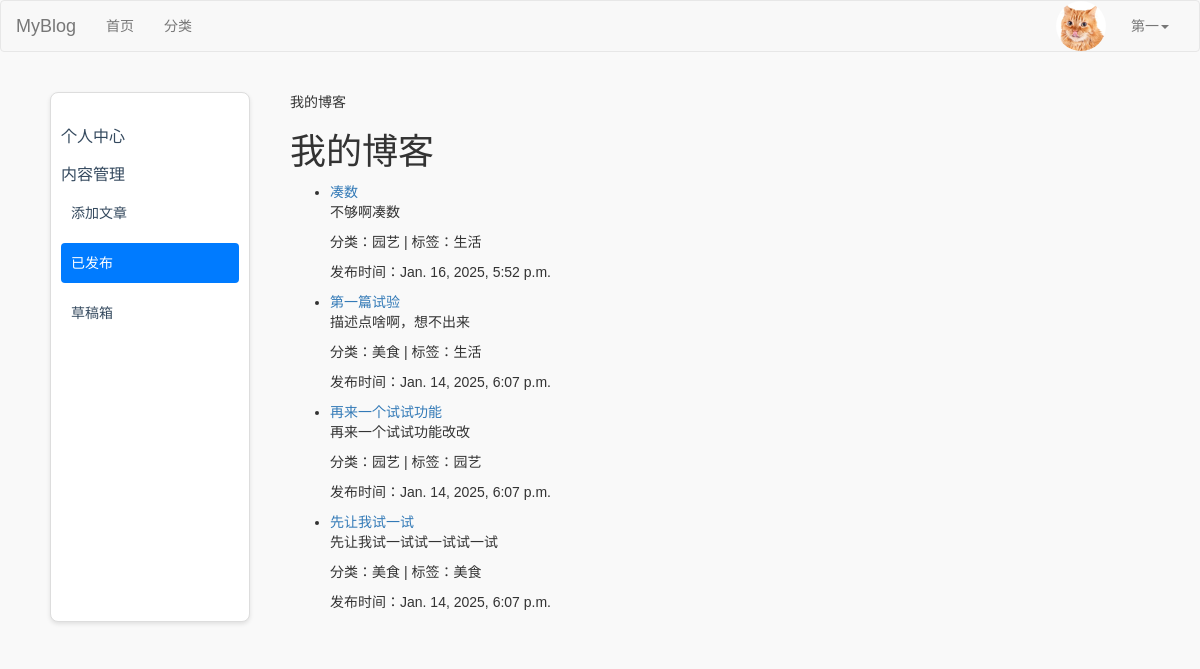
Page /my-posts/ (signed in) on the committed database.
### users/models.py (models this page shows, shortened)
class UserProfile(models.Model):
    USER_GENDER_TYPE = (
        ('male','男'),
        ('female','女'),
    )
    owner = models.OneToOneField(User, on_delete=models.CASCADE, verbose_name='用户')
    nickname=models.CharField(verbose_name='昵称',max_length=23,blank=True,null=True)
    birthday=models.DateTimeField(verbose_name='生日',blank=True,null=True)
    gender=models.CharField(verbose_name='性别', choices=USER_GENDER_TYPE,max_length=6,default='male')
    image=models.ImageField(verbose_name='用户头像',upload_to=user_avatar_upload_to,default='image/default.jpg',max_length=255)
    desc=models.TextField(verbose_name='个人简介',max_length=200,blank=True,default='')
    signature=models.CharField(verbose_name='个性签名',max_length=50,blank=True,default='')

### blog/models.py (models this page shows, shortened)
class Post(models.Model):
    DRAFT = 'draft'
    PUBLISHED = 'published'
    STATUS_CHOICES = [
        (DRAFT, '草稿'),
        (PUBLISHED, '已发布'),
    ]
    title = models.CharField(max_length=61, verbose_name="文章标题")
    desc = models.TextField(max_length=200, blank=True, default="", verbose_name="文章描述")
    category = models.ForeignKey(Category, on_delete=models.CASCADE, verbose_name="分类")
    content = models.TextField(verbose_name="文章详情")
    tags = models.ForeignKey(Tag, on_delete=models.CASCADE, verbose_name="文章标签")
    owner = models.ForeignKey(User, on_delete=models.CASCADE, verbose_name="作者")
    is_hot=models.BooleanField(default=False, verbose_name='是否热门')
    pv=models.IntegerField(default=0,verbose_name='浏览量')
    add_date = models.DateTimeField(auto_now_add=True, verbose_name="添加时间")
    pub_date = models.DateTimeField(auto_now=True, verbose_name="修改时间")
    status = models.CharField(max_length=10, choices=STATUS_CHOICES, default=DRAFT, verbose_name="状态")
    liked_users = models.ManyToManyField(
        User,
        related_name="liked_posts",
        blank=True,
        verbose_name="点赞用户",
    )
    favorited_users = models.ManyToManyField(
        User,
        related_name="favorited_posts",
        blank=True,
        verbose_name="收藏用户",
    )
    class Meta:
        verbose_name = "文章"
        verbose_name_plural = verbose_name

class Category(models.Model):
    name = models.CharField(max_length=32, verbose_name="分类名称")
    desc = models.TextField(max_length=200, blank=True, default="", verbose_name="分类描述")
    add_date = models.DateTimeField(auto_now_add=True, verbose_name="添加时间")
    pub_date = models.DateTimeField(auto_now_add=True, verbose_name="修改时间")
    class Meta:
        verbose_name="博客分类"
        verbose_name_plural = verbose_name

class Tag(models.Model):
    name = models.CharField(max_length=10, verbose_name="文章标签")
    add_date = models.DateTimeField(auto_now_add=True, verbose_name="添加时间")
    pub_date = models.DateTimeField(auto_now_add=True, verbose_name="修改时间")
    class Meta:
        verbose_name = "文章标签"
        verbose_name_plural = verbose_name

### blog/views.py (the view)
# urls.py: path('my-posts/', views.my_posts, name='my_posts'),
@login_required  # 确保只有登录用户才能访问该页面
def my_posts(request):
    posts = Post.objects.filter(owner=request.user, status=Post.PUBLISHED).order_by('-pub_date')
    return render(request, 'user.html', {'page_template': 'my_posts.html', 'posts': posts, 'active_menu': 'content-manage', 'active_link': 'my_posts'})

### users/templates/user.html (shortened to what this page needs)
{% extends 'layout/basic.html' %}
{% load static %}
{% block css %}
    <link rel="stylesheet" href="{% static 'css/user.css' %}">
{% endblock %}
{% block content %}
    <div class="container">
        <div class="sidebar">
    <h3 id="user-info-header" onclick="toggleSubmenu('user-info')"
        class="{% if active_menu == 'user-info' %}active{% endif %}">个人中心</h3>
    <h3 id="content-manage-header" onclick="toggleSubmenu('content-manage')"
        class="{% if active_menu == 'content-manage' %}active{% endif %}">内容管理</h3>
    <ul id="content-manage" class="submenu{% if active_menu == 'content-manage' %} active{% endif %}">
        <li><a href="{% url 'blog:create_post' %}" class="{% if active_link == 'create_post' %}active-link{% endif %}">添加文章</a></li>
        <li><a href="{% url 'blog:my_posts' %}" class="{% if active_link == 'my_posts' %}active-link{% endif %}">已发布</a></li>
        <li><a href="{% url 'blog:draft_list' %}" class="{% if active_link == 'draft_list' %}active-link{% endif %}">草稿箱</a></li>
    </ul>
</div>
        <div class="content-wrapper">
            {% include page_template %}
        </div>
    </div>
{% endblock %}

### users/templates/layout/basic.html (shortened to what this page needs)
{% load static %}
<!DOCTYPE html>
<html lang="en">
<head>
    <link rel="stylesheet" href="{% static 'plugin/bootstrap/css/bootstrap.css' %}">
    <link rel="stylesheet" href="{% static 'plugin/font-awesome/css/font-awesome.min.css' %}">
    {% block css %}{% endblock %}
</head>
<body>
<nav class="navbar navbar-default">
    <div class="container-fluid">
        <div class="navbar-header">
            <a class="navbar-brand" href="#">MyBlog</a>
        </div>
        <div class="collapse navbar-collapse" id="bs-example-navbar-collapse-1">
            <ul class="nav navbar-nav">
                <li><a href="{% url 'blog:index' %}">首页<span class="sr-only">(current)</span></a></li>
                <li><a href="{% url 'blog:category_list' %}">分类</a></li>
            </ul>
            <ul class="nav navbar-nav navbar-right">
    {% if request.user.is_authenticated %}
        <li class="user-avatar">
            <img src="{{ request.user.userprofile.image.url }}" alt="User Avatar" class="avatar-img">
        </li>
        <li class="dropdown">
            <a href="#" class="dropdown-toggle" data-toggle="dropdown" role="button" aria-haspopup="true"
               aria-expanded="false">
               {{ request.user.username }}<span class="caret"></span>
            </a>
        </li>
    {% else %}
        <li><a href="{% url 'users:login' %}">登录</a></li>
        <li><a href="{% url 'users:register' %}" target="_blank">注册</a></li>
    {% endif %}
</ul>
        </div>
    </div>
</nav>
{% block content %}{% endblock %}
</body>
</html>

### blog/templates/my_posts.html
{% block title %}我的博客{% endblock %}
{% block content %}
<h1>我的博客</h1>
{% if posts %}
    <ul>
        {% for post in posts %}
            <li>
                <a href="{% url 'blog:post_detail' post.id %}">{{ post.title }}</a>
                <p>{{ post.desc }}</p>
                <p>分类：{{ post.category.name }} | 标签：{{ post.tags.name }}</p>
                <p>发布时间：{{ post.pub_date }}</p>
            </li>
        {% endfor %}
    </ul>
{% else %}
    <p>你还没有发布任何博客。</p>
{% endif %}
{% endblock %}

### static/css/user.css (style rules this page uses)
body { font-family: Arial, sans-serif; margin: 0; padding: 0; background-color: #f9f9f9; }
.container { display: flex; }
.sidebar { width: 220px; background-color: #ffffff; padding: 15px 10px; height: auto; border: 1px solid #ddd; border-radius: 8px; box-shadow: 0 2px 4px rgba(0, 0, 0, 0.1); margin: 20px; }
.sidebar h3 { margin-bottom: 10px; font-size: 16px; color: #34495e; cursor: pointer; }
.sidebar ul { list-style: none; padding: 0; margin: 0; }
.sidebar ul li { margin-bottom: 10px; }
.sidebar ul li a { text-decoration: none; color: #34495e; font-size: 14px; padding: 10px; display: block; border-radius: 4px; }
.submenu { display: none; margin-left: 10px; }
.submenu.active { display: block; }

### users/templates/user.html (style rules this page uses)
body { font-family: Arial, sans-serif; margin: 0; padding: 0; background-color: #f9f9f9; }
.container { display: flex; }
.sidebar { width: 200px; flex-shrink: 0; background-color: #ffffff; padding: 15px 10px; height: auto; border: 1px solid #ddd; border-radius: 8px; box-shadow: 0 2px 4px rgba(0, 0, 0, 0.1); margin: 20px; }
.sidebar h3 { margin-bottom: 10px; font-size: 16px; color: #34495e; cursor: pointer; }
.sidebar ul { list-style: none; padding: 0; margin: 0; }
.sidebar ul li { margin-bottom: 10px; }
.sidebar ul li a { text-decoration: none; color: #34495e; font-size: 14px; padding: 10px; display: block; border-radius: 4px; }
.submenu { display: none; margin-left: 10px; }
.submenu.active { display: block; }
.content-wrapper { flex-grow: 1; padding: 20px; box-sizing: border-box; min-width: 0; }
.sidebar .active-link { background-color: #007bff; color: #fff; }
.sidebar .submenu.active { display: block; }

### users/templates/layout/basic.html (style rules this page uses)
.user-avatar { display: inline-block; vertical-align: middle; margin-right: 10px; }
.avatar-img { width: 50px; height: 50px; border-radius: 50%; object-fit: cover; }

### rows in the picture
Post: title "凑数", desc "不够啊凑数", category.name "园艺", tags.name "生活", pub_date "Jan. 16, 2025, 5:52 p.m."
Post: title "第一篇试验", desc "描述点啥啊，想不出来", category.name "美食", tags.name "生活", pub_date "Jan. 14, 2025, 6:07 p.m."
Post: title "再来一个试试功能", desc "再来一个试试功能改改", category.name "园艺", tags.name "园艺", pub_date "Jan. 14, 2025, 6:07 p.m."
Post: title "先让我试一试", desc "先让我试一试试一试试一试", category.name "美食", tags.name "美食", pub_date "Jan. 14, 2025, 6:07 p.m."

### other values in the picture
{{ request.user.username }} "第一"
